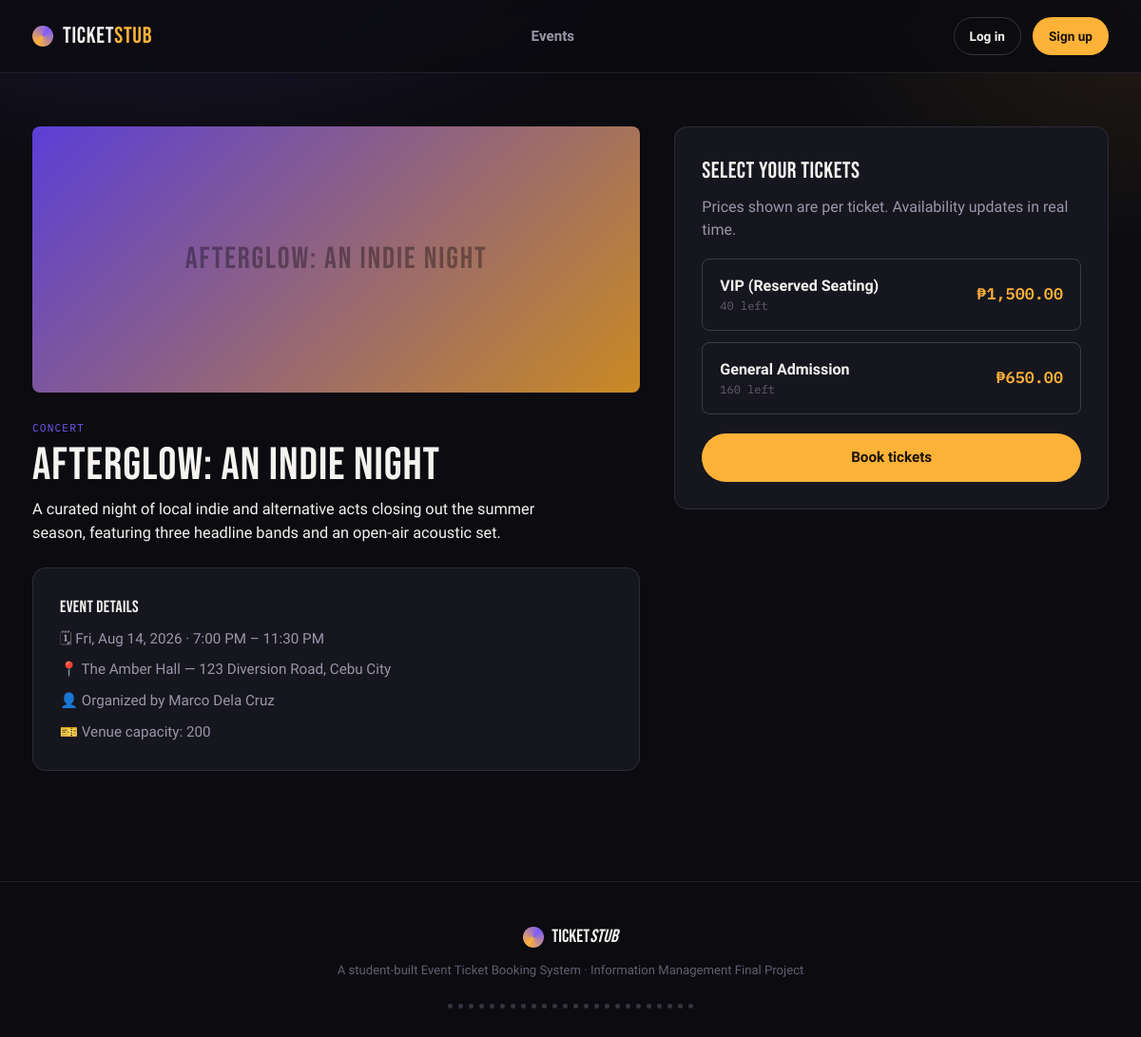
The app's page /event-details.php?id=1 with its own data.
### tables this page shows
CREATE TABLE Events (
    Event_ID          INT AUTO_INCREMENT PRIMARY KEY,
    Venue_ID           INT NOT NULL,
    Staff_ID            INT NOT NULL,                
    Event_Name         VARCHAR(150) NOT NULL,
    Event_Description  TEXT NULL,
    Category           VARCHAR(50) NULL,
    Poster_Image        VARCHAR(255) NULL,
    Start_Date_Time     DATETIME NOT NULL,
    End_Date_Time        DATETIME NOT NULL,
    Event_Status        ENUM('draft','published','cancelled','completed') NOT NULL DEFAULT 'published',
    Created_At           TIMESTAMP DEFAULT CURRENT_TIMESTAMP,
    FOREIGN KEY (Venue_ID) REFERENCES Venues(Venue_ID),
    FOREIGN KEY (Staff_ID) REFERENCES Staff(Staff_ID)
);

CREATE TABLE Venues (
    Venue_ID     INT AUTO_INCREMENT PRIMARY KEY,
    Venue_Name   VARCHAR(150) NOT NULL,
    Address      VARCHAR(255) NOT NULL,
    Max_Capacity INT NOT NULL
);

CREATE TABLE Staff (
    Staff_ID       INT AUTO_INCREMENT PRIMARY KEY,
    Staff_User     VARCHAR(50)  NOT NULL UNIQUE,
    Password_Hash  VARCHAR(255) NOT NULL,
    First_Name     VARCHAR(50)  NOT NULL,
    Last_Name      VARCHAR(50)  NOT NULL,
    Email          VARCHAR(100) NOT NULL UNIQUE,
    Role_ID        INT NOT NULL,
    Account_Status ENUM('active','suspended') NOT NULL DEFAULT 'active',
    Created_At     TIMESTAMP DEFAULT CURRENT_TIMESTAMP,
    FOREIGN KEY (Role_ID) REFERENCES Roles(Role_ID)
);

CREATE TABLE Ticket_Tiers (
    Tier_ID             INT AUTO_INCREMENT PRIMARY KEY,
    Event_ID            INT NOT NULL,
    Tier_Name            VARCHAR(50) NOT NULL,
    Price                DECIMAL(10,2) NOT NULL,
    Quantity_Available    INT NOT NULL,
    Quantity_Sold          INT NOT NULL DEFAULT 0,
    FOREIGN KEY (Event_ID) REFERENCES Events(Event_ID) ON DELETE CASCADE
);

### includes/functions.php (called while the page is built, shortened)
<?php
function e(?string $value): string {
    return htmlspecialchars($value ?? '', ENT_QUOTES, 'UTF-8');
}
function format_money(float $amount): string {
    return '₱' . number_format($amount, 2);
}
function format_date_range(string $start, string $end): string {
    $s = new DateTime($start);
    $en = new DateTime($end);
    $sameDay = $s->format('Y-m-d') === $en->format('Y-m-d');
    if ($sameDay) {
        return $s->format('D, M j, Y') . ' · ' . $s->format('g:i A') . ' – ' . $en->format('g:i A');
    }
    return $s->format('M j, Y, g:i A') . ' – ' . $en->format('M j, Y, g:i A');
}
function tier_remaining(PDO $db, int $tier_id): int {
    $stmt = $db->prepare(
        "SELECT tt.Quantity_Available -
                (SELECT COUNT(*) FROM Bookings b
                 WHERE b.Tier_ID = tt.Tier_ID AND b.Booking_Status IN ('pending','confirmed','used')) AS remaining
         FROM Ticket_Tiers tt WHERE tt.Tier_ID = ?"
    );
    $stmt->execute([$tier_id]);
    $row = $stmt->fetch();
    return $row ? max(0, (int)$row['remaining']) : 0;
}

### includes/auth.php (called while the page is built, shortened)
<?php
function base_url(string $path = ''): string {
    $script = $_SERVER['SCRIPT_NAME'] ?? '/index.php';
    $root = $script;
    foreach (['/staff/', '/customer/'] as $marker) {
        $pos = strpos($script, $marker);
    }
    if ($root === $script) {
        $root = rtrim(str_replace('\\', '/', dirname($script)), '/');
    }
    return $root . $path;
}

### event-details.php (the view, shortened to what this page needs)
<?php
require_once __DIR__ . '/includes/auth.php';
require_once __DIR__ . '/includes/functions.php';
$db = get_db();
$event_id = (int)($_GET['id'] ?? 0);
$stmt = $db->prepare(
    "SELECT e.*, v.Venue_Name, v.Address, v.Max_Capacity, s.First_Name AS Organizer_First, s.Last_Name AS Organizer_Last
     FROM Events e
     JOIN Venues v ON v.Venue_ID = e.Venue_ID
     JOIN Staff s ON s.Staff_ID = e.Staff_ID
     WHERE e.Event_ID = ?"
);
$stmt->execute([$event_id]);
$event = $stmt->fetch();
$tiers = $db->prepare('SELECT * FROM Ticket_Tiers WHERE Event_ID = ? ORDER BY Price DESC');
$tiers->execute([$event_id]);
$tiers = $tiers->fetchAll();
require_once __DIR__ . '/includes/header.php';
?>
<section class="section">
  <div class="wrap">
    <div style="display:grid; grid-template-columns: 1.4fr 1fr; gap:36px; align-items:start;">
      <div>
        <div class="ticket-poster" style="aspect-ratio:16/7; margin-bottom:24px;">
          <?php if (!empty($event['Poster_Image'])): ?>
            <img src="<?= e($event['Poster_Image']) ?>" alt="">
          <?php else: ?>
            <span class="poster-fallback" style="font-size:2rem;"><?= e($event['Event_Name']) ?></span>
          <?php endif; ?>
        </div>
        <span class="ticket-category"><?= e($event['Category'] ?: 'Event') ?></span>
        <h1 style="font-size: clamp(2rem,4vw,3rem); margin-top:6px;"><?= e($event['Event_Name']) ?></h1>
        <p style="font-size:1.02rem; color:var(--text); max-width:60ch; margin-top:12px;"><?= nl2br(e($event['Event_Description'])) ?></p>
        <div class="panel" style="margin-top:24px;">
          <h3 style="font-size:1.1rem;">Event details</h3>
          <div class="ticket-meta" style="font-size:0.95rem; gap:10px;">
            <span>🗓 <?= format_date_range($event['Start_Date_Time'], $event['End_Date_Time']) ?></span>
            <span>📍 <?= e($event['Venue_Name']) ?> — <?= e($event['Address']) ?></span>
            <span>👤 Organized by <?= e($event['Organizer_First'] . ' ' . $event['Organizer_Last']) ?></span>
            <span>🎫 Venue capacity: <?= (int)$event['Max_Capacity'] ?></span>
          </div>
        </div>
      </div>
      <div class="panel" style="position:sticky; top:96px;">
        <h3>Select your tickets</h3>
        <p style="margin-bottom:18px;">Prices shown are per ticket. Availability updates in real time.</p>
        <?php if (!$tiers): ?>
          <p>Ticket tiers for this event have not been published yet.</p>
        <?php else: ?>
          <?php foreach ($tiers as $tier): $remaining = tier_remaining($db, $tier['Tier_ID']); ?>
            <div class="tier-option" style="cursor:default;">
              <div>
                <div class="tier-name"><?= e($tier['Tier_Name']) ?></div>
                <div class="tier-remaining"><?= $remaining > 0 ? $remaining . ' left' : 'Sold out' ?></div>
              </div>
              <div class="tier-price"><?= format_money((float)$tier['Price']) ?></div>
            </div>
          <?php endforeach; ?>
          <a class="btn btn-primary btn-block" href="<?= base_url('/customer/booking.php?event_id=' . $event_id) ?>" style="margin-top:8px;">
            Book tickets
          </a>
        <?php endif; ?>
      </div>
    </div>
  </div>
</section>
<?php require_once __DIR__ . '/includes/footer.php'; ?>

### assets/css/style.css (style rules this page uses)
:root { --bg: #0B0B10; --surface: #16161F; --surface-raised:#1D1D29; --surface-hover: #23222F; --border: rgba(255,255,255,0.09); --border-strong: rgba(255,255,255,0.16); --text: #F5F3EF; --text-muted: #9A96AA; --text-faint: #625E70; --amber: #FFB238; --amber-dim: #C98A22; --violet: #7C5CFC; --violet-dim: #5B3FD6; --success: #4ADE80; --danger: #FF6B6B; --font-display: 'Bebas Neue', sans-serif; --font-body: 'Work Sans', system-ui, sans-serif; --font-mono: 'IBM Plex Mono', monospace; --radius: 14px; --radius-sm: 8px; --shadow-lift: 0 12px 32px rgba(0,0,0,0.45); }
* { box-sizing: border-box; }
html { scroll-behavior: smooth; }
body { margin: 0; background: var(--bg); background-image: radial-gradient(ellipse 900px 500px at 15% -10%, rgba(124,92,252,0.18), transparent 60%), radial-gradient(ellipse 700px 500px at 100% 0%, rgba(255,178,56,0.10), transparent 55%); color: var(--text); font-family: var(--font-body); line-height: 1.5; -webkit-font-smoothing: antialiased; }
.wrap { max-width: 1180px; margin: 0 auto; padding: 0 24px; }
a { color: inherit; text-decoration: none; }
h1,h2,h3,h4 { font-family: var(--font-display); font-weight: 400; letter-spacing: 0.02em; margin: 0 0 8px; }
h1 { font-size: clamp(2.6rem, 6vw, 4.4rem); line-height: 0.95; }
h3 { font-size: 1.5rem; }
p { color: var(--text-muted); margin: 0 0 12px; }
.btn { display: inline-flex; align-items: center; justify-content: center; gap: 8px; font-family: var(--font-body); font-weight: 600; font-size: 0.95rem; padding: 13px 24px; border-radius: 999px; border: 1px solid transparent; cursor: pointer; transition: transform .15s ease, background .15s ease, border-color .15s ease; white-space: nowrap; }
.btn-primary { background: var(--amber); color: #1a1206; }
.btn-block { width: 100%; }
.ticket-poster { width: 100%; aspect-ratio: 16/8; border-radius: var(--radius-sm); overflow: hidden; background: linear-gradient(135deg, var(--violet-dim), var(--amber-dim)); margin-bottom: 4px; display:flex; align-items:center; justify-content:center; }
.ticket-poster .poster-fallback { font-family: var(--font-display); font-size: 1.6rem; letter-spacing: 0.06em; color: rgba(0,0,0,0.35); text-align:center; padding: 0 12px; }
.ticket-category { font-family: var(--font-mono); font-size: 0.7rem; text-transform: uppercase; letter-spacing: 0.1em; color: var(--violet); }
.ticket-meta { font-size: 0.85rem; color: var(--text-muted); display: flex; flex-direction: column; gap: 3px; }
.ticket-meta span { display: flex; align-items: center; gap: 6px; }
.section { padding: 56px 0; }
.panel { background: var(--surface); border: 1px solid var(--border); border-radius: var(--radius); padding: 28px; }
.tier-option { display: flex; align-items: center; justify-content: space-between; gap: 16px; padding: 16px 18px; border: 1px solid var(--border-strong); border-radius: var(--radius-sm); margin-bottom: 12px; cursor: pointer; transition: all .15s; }
.tier-name { font-weight: 600; }
.tier-remaining { font-family: var(--font-mono); font-size: 0.75rem; color: var(--text-faint); }
.tier-price { font-family: var(--font-mono); font-weight: 600; color: var(--amber); font-size: 1.05rem; }

### records on screen
events: Event_Name "Afterglow: An Indie Night", Category "CONCERT", Event_Description "A curated night of local indie and alternative acts closing out the summer season, featuring three headline bands and an open-air acoustic set.", Start_Date_Time+End_Date_Time "Fri, Aug 14, 2026 · 7:00 PM – 11:30 PM", Venue_ID.Venue_Name "The Amber Hall", Venue_ID.Address "123 Diversion Road, Cebu City", Staff_ID.Last_Name "Marco Dela Cruz", Venue_ID.Max_Capacity "200"
ticket_tiers: Tier_Name "VIP (Reserved Seating)", remaining "40", Price "₱1,500.00"
ticket_tiers: Tier_Name "General Admission", remaining "160", Price "₱650.00"
